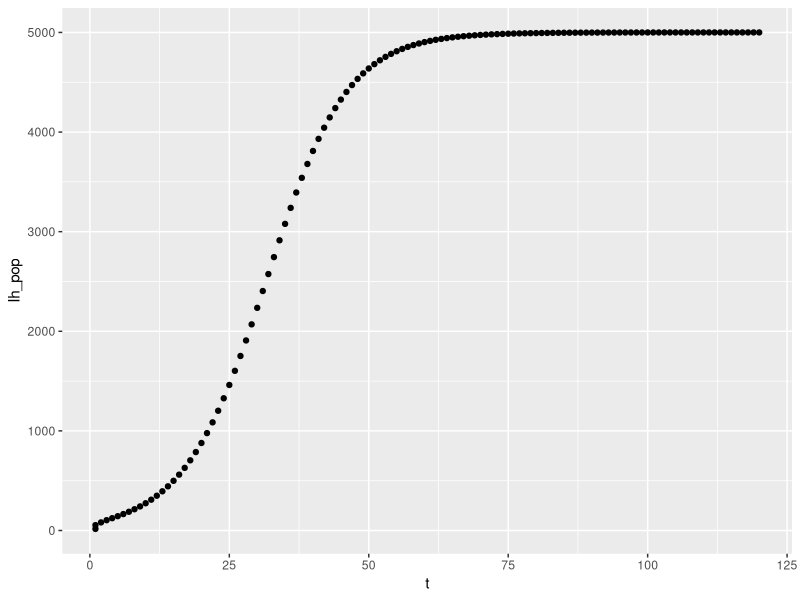
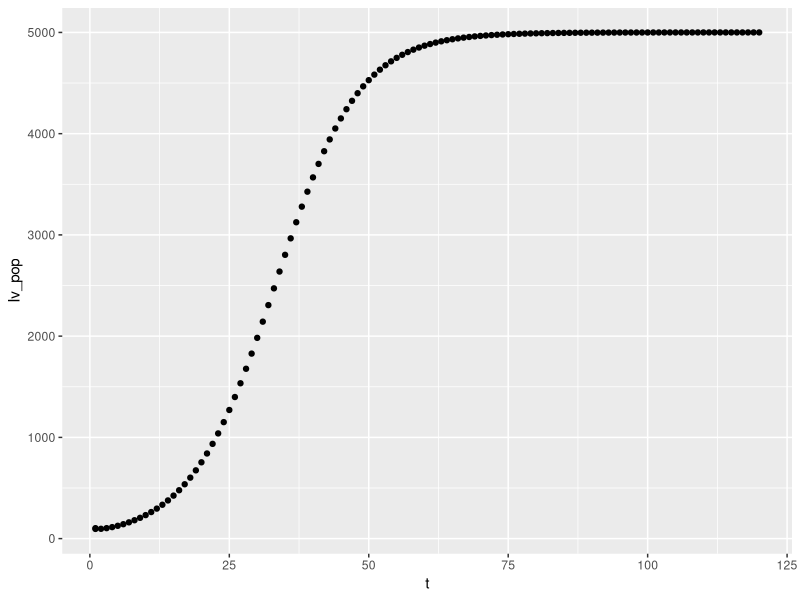

The R source for these figures, in order:
## ---- chunk 1
library(tidyverse)
library(dplyr)
## ---- chunk 2
rossMacdonaldData <- function(a, b, c,
                              H, V, Ih, Iv,
                              mu, gamma,
                              time = 120){
  Ih_pop <- c(Ih)
  Iv_pop <- c(Iv)
  t <- c(1)
  for (i in (1:time)){
    Ih_pop[i + 1] <- a*b*Iv_pop[i] + Ih_pop[i]*(1 - a*b*Iv_pop[i]/H - gamma)
    Iv_pop[i + 1] <- a*c*Ih_pop[i] + Iv_pop[i]*(1 - a*c*Ih_pop[i]/H - mu)
    t[i + 1] <- i
  }
  return(data.frame(t, Ih_pop, Iv_pop))
}

#rossMacdonaldData(a = 2, b=0.5, c=0.5, H = 500, V = 200, Ih = 16, Iv = 103, mu = 0.1, gamma = 0.2)
## ---- chunk 3
rossMacdonaldData(a = 2, b=0.2, c=0.1, H = 10000, V = 200, Ih = 16, Iv = 103, mu = 0.1, gamma = 0.2) %>% 
  ggplot(aes(x = t, y = Ih_pop)) +
  geom_point()

rossMacdonaldData(a = 2, b=0.2, c=0.1, H = 10000, V = 200, Ih = 16, Iv = 103, mu = 0.1, gamma = 0.2) %>% 
  ggplot(aes(x = t, y = Iv_pop)) +
  geom_point()
